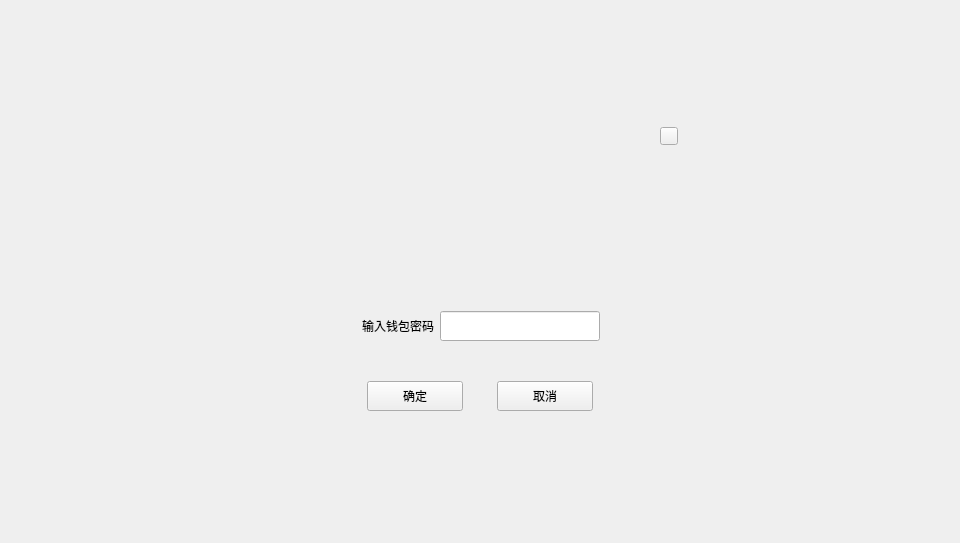
<?xml version="1.0" encoding="UTF-8"?>
<ui version="4.0">
 <class>WithdrawOrderDialog</class>
 <widget class="QDialog" name="WithdrawOrderDialog">
  <property name="geometry">
   <rect>
    <x>0</x>
    <y>0</y>
    <width>960</width>
    <height>543</height>
   </rect>
  </property>
  <property name="windowTitle">
   <string>Dialog</string>
  </property>
  <widget class="QWidget" name="widget" native="true">
   <property name="geometry">
    <rect>
     <x>0</x>
     <y>0</y>
     <width>960</width>
     <height>543</height>
    </rect>
   </property>
   <property name="font">
    <font>
     <family>Microsoft YaHei UI Light</family>
    </font>
   </property>
   <widget class="QWidget" name="containerWidget" native="true">
    <property name="geometry">
     <rect>
      <x>250</x>
      <y>111</y>
      <width>460</width>
      <height>320</height>
     </rect>
    </property>
    <widget class="QToolButton" name="cancelBtn">
     <property name="geometry">
      <rect>
       <x>247</x>
       <y>270</y>
       <width>96</width>
       <height>30</height>
      </rect>
     </property>
     <property name="cursor">
      <cursorShape>PointingHandCursor</cursorShape>
     </property>
     <property name="styleSheet">
      <string notr="true"/>
     </property>
     <property name="text">
      <string>取消</string>
     </property>
    </widget>
    <widget class="QToolButton" name="okBtn">
     <property name="geometry">
      <rect>
       <x>117</x>
       <y>270</y>
       <width>96</width>
       <height>30</height>
      </rect>
     </property>
     <property name="cursor">
      <cursorShape>PointingHandCursor</cursorShape>
     </property>
     <property name="styleSheet">
      <string notr="true"/>
     </property>
     <property name="text">
      <string>确定</string>
     </property>
    </widget>
    <widget class="QLabel" name="label_2">
     <property name="geometry">
      <rect>
       <x>84</x>
       <y>200</y>
       <width>100</width>
       <height>30</height>
      </rect>
     </property>
     <property name="text">
      <string>输入钱包密码</string>
     </property>
     <property name="alignment">
      <set>Qt::AlignRight|Qt::AlignTrailing|Qt::AlignVCenter</set>
     </property>
    </widget>
    <widget class="QLineEdit" name="pwdLineEdit">
     <property name="geometry">
      <rect>
       <x>190</x>
       <y>200</y>
       <width>160</width>
       <height>30</height>
      </rect>
     </property>
     <property name="echoMode">
      <enum>QLineEdit::Password</enum>
     </property>
    </widget>
    <widget class="QLabel" name="textLabel">
     <property name="geometry">
      <rect>
       <x>60</x>
       <y>20</y>
       <width>300</width>
       <height>40</height>
      </rect>
     </property>
     <property name="text">
      <string/>
     </property>
     <property name="scaledContents">
      <bool>false</bool>
     </property>
     <property name="wordWrap">
      <bool>true</bool>
     </property>
    </widget>
    <widget class="QLabel" name="tipLabel">
     <property name="geometry">
      <rect>
       <x>191</x>
       <y>237</y>
       <width>131</width>
       <height>16</height>
      </rect>
     </property>
     <property name="text">
      <string/>
     </property>
    </widget>
    <widget class="QToolButton" name="closeBtn">
     <property name="geometry">
      <rect>
       <x>410</x>
       <y>16</y>
       <width>18</width>
       <height>18</height>
      </rect>
     </property>
     <property name="cursor">
      <cursorShape>PointingHandCursor</cursorShape>
     </property>
     <property name="focusPolicy">
      <enum>Qt::NoFocus</enum>
     </property>
     <property name="styleSheet">
      <string notr="true"/>
     </property>
     <property name="text">
      <string/>
     </property>
    </widget>
    <widget class="QStackedWidget" name="stackedWidget">
     <property name="geometry">
      <rect>
       <x>115</x>
       <y>60</y>
       <width>231</width>
       <height>131</height>
      </rect>
     </property>
    </widget>
   </widget>
  </widget>
 </widget>
 <resources/>
 <connections/>
</ui>
